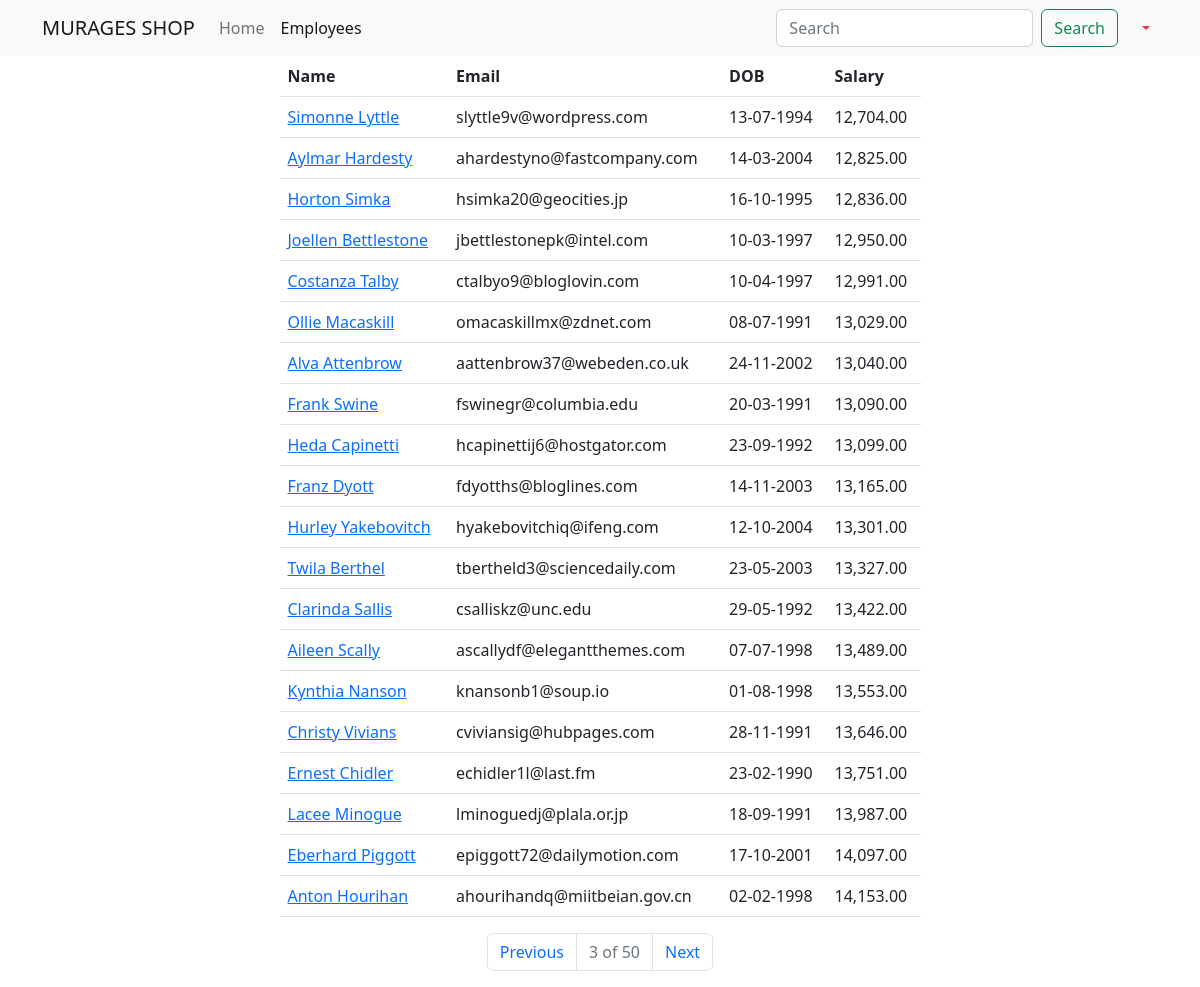
The page /employees?page=3 (signed in) on the database its author committed.
### main_app/models.py (models this page shows, shortened)
class Employee(models.Model):
    name = models.CharField(max_length=40)
    email = models.EmailField(unique=True)
    dob = models.DateField(null=True)
    salary = models.DecimalField(max_digits=7, decimal_places=2)  # 67000.58
    disabled = models.BooleanField(default=False)
    profile = models.ImageField(upload_to=unique_img_name, null=True, default="employees/employee.png")
    created_at = models.DateTimeField(auto_now_add=True, null=True)  # Once during creation
    updated_at = models.DateTimeField(auto_now=True, null=True)  # Every time an update happens
    class Meta:
        verbose_name = 'Employee'
        verbose_name_plural = 'Employees'
        ordering = ["salary"]

### main_app/views.py (the view)
# urls.py: path('employees', views.all_employees, name="all"),
@login_required
@permission_required('main_app.view_employee', raise_exception=True)
def all_employees(request):
    employees = Employee.objects.all()  # SELECT * FROM employees
    paginator = Paginator(employees, 20)
    page_number = request.GET.get("page")
    data = paginator.get_page(page_number)
    return render(request, "all_employees.html", {"employees": data})

### templates/all_employees.html (shortened to what this page needs)
{% extends "base_template.html" %}
{% load humanize %}
{% block content %}
    {% include 'navbar.html' %}
    <div class="container">
        <div class="row justify-content-center">
            <div class="col-sm-7">
                <table class="table">
                    <thead>
                    <tr>
                        <th>Name</th>
                        <th>Email</th>
                        <th>DOB</th>
                        <th>Salary</th>
                    </tr>
                    </thead>
                    <tbody>
                    {% for employee in employees %}
                        <tr>
                            <td>
                                <a href="/employees/{{ employee.id }}">{{ employee.name | title }}</a>
                            </td>
                            <td>{{ employee.email }}</td>
                            <td>{{ employee.dob | date:'d-m-Y' }}</td>
                            <td>{{ employee.salary | intcomma }}</td>
                        </tr>
                    {% endfor %}
                    </tbody>
                </table>
                <nav aria-label="Page navigation example">
                    <ul class="pagination justify-content-center">
                        {% if employees.has_previous %}
                            <li class="page-item">
                                <a class="page-link" href='?page={{ employees.previous_page_number }}'>Previous</a>
                            </li>
                        {% else %}
                            <li class="page-item disabled">
                                <a class="page-link" href='' tabindex="-1" aria-disabled="True">Previous</a>
                            </li>
                        {% endif %}
                           <li class="page-item disabled">
                                <a class="page-link" href='' tabindex="-1" aria-disabled="True">{{ employees.number }} of {{ employees.paginator.num_pages }}</a>
                            </li>
                        {% if employees.has_next %}
                            <li class="page-item">
                                <a class="page-link" href='?page={{ employees.next_page_number }}'>Next</a>
                            </li>
                        {% else %}
                            <li class="page-item disabled">
                                <a class="page-link" href='' tabindex="-1" aria-disabled="True">Next</a>
                            </li>
                        {% endif %}
                    </ul>
                </nav>
            </div>
        </div>
    </div>
{% endblock %}

### rows shown on the page
Employee: name "Simonne Lyttle", email "slyttle9v@wordpress.com", dob "13-07-1994", salary "12,704.00"
Employee: name "Aylmar Hardesty", email "ahardestyno@fastcompany.com", dob "14-03-2004", salary "12,825.00"
Employee: name "Horton Simka", email "hsimka20@geocities.jp", dob "16-10-1995", salary "12,836.00"
Employee: name "Joellen Bettlestone", email "jbettlestonepk@intel.com", dob "10-03-1997", salary "12,950.00"
Employee: name "Costanza Talby", email "ctalbyo9@bloglovin.com", dob "10-04-1997", salary "12,991.00"
Employee: name "Ollie Macaskill", email "omacaskillmx@zdnet.com", dob "08-07-1991", salary "13,029.00"
Employee: name "Alva Attenbrow", email "aattenbrow37@webeden.co.uk", dob "24-11-2002", salary "13,040.00"
Employee: name "Frank Swine", email "fswinegr@columbia.edu", dob "20-03-1991", salary "13,090.00"
Employee: name "Heda Capinetti", email "hcapinettij6@hostgator.com", dob "23-09-1992", salary "13,099.00"
Employee: name "Franz Dyott", email "fdyotths@bloglines.com", dob "14-11-2003", salary "13,165.00"
Employee: name "Hurley Yakebovitch", email "hyakebovitchiq@ifeng.com", dob "12-10-2004", salary "13,301.00"
Employee: name "Twila Berthel", email "tbertheld3@sciencedaily.com", dob "23-05-2003", salary "13,327.00"
Employee: name "Clarinda Sallis", email "csalliskz@unc.edu", dob "29-05-1992", salary "13,422.00"
Employee: name "Aileen Scally", email "ascallydf@elegantthemes.com", dob "07-07-1998", salary "13,489.00"
Employee: name "Kynthia Nanson", email "knansonb1@soup.io", dob "01-08-1998", salary "13,553.00"
Employee: name "Christy Vivians", email "cviviansig@hubpages.com", dob "28-11-1991", salary "13,646.00"
Employee: name "Ernest Chidler", email "echidler1l@last.fm", dob "23-02-1990", salary "13,751.00"
Employee: name "Lacee Minogue", email "lminoguedj@plala.or.jp", dob "18-09-1991", salary "13,987.00"
Employee: name "Eberhard Piggott", email "epiggott72@dailymotion.com", dob "17-10-2001", salary "14,097.00"
Employee: name "Anton Hourihan", email "ahourihandq@miitbeian.gov.cn", dob "02-02-1998", salary "14,153.00"

### other values the page prints
{{ employees.number }} "3"
{{ employees.paginator.num_pages }} "50"
